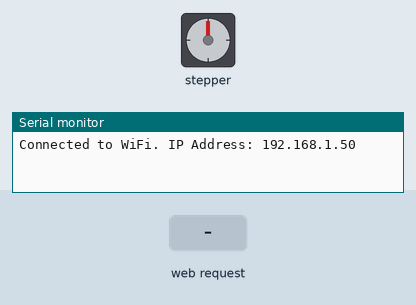
Recording of a sketch running on a simulated Arduino MKR. Shown: stepper motor, the last lines printed to the serial monitor. Inputs (shaded band) come from the test bench. WiFi joins after 1.5 s; servers stay silent unless stated; stepper angles assume 2038 steps per turn.

Above: at 2.7 s.
2.8 s: HTTP request GET /PASS received
At 3.25 s:
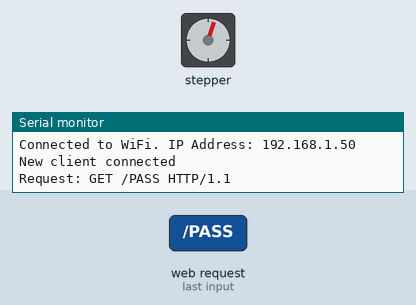
At 5.2 s:
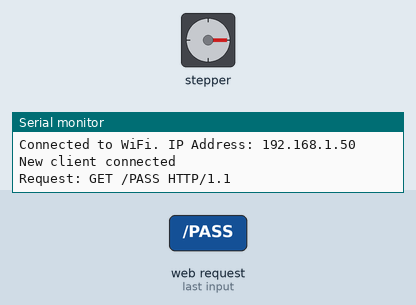
Timing chart, 0 to 10.3 s (numbered marks = the images above; inputs shaded):
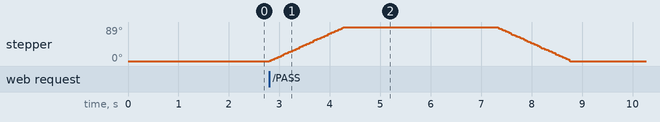

The sketch:

Arduino_Stepper_Motor.ino
```cpp
#include <SPI.h>
#include <WiFiNINA.h>
#include <Stepper.h>

const int stepsPerRevolution = 2038;
const int stepsPerQuarterTurn = stepsPerRevolution / 4; // Approximately 510 steps for a 90-degree turn

Stepper myStepper(stepsPerRevolution, 8, 10, 9, 11);
char ssid[] = "wifi_name";           // your network SSID (name)
char pass[] = "wifi_password";       // your network password
int port = 80;

WiFiServer server(port);

void setup() {
  Serial.begin(9600);
  //stepper.setSpeed(30);

  // Attempt to connect to WiFi network
  if (WiFi.begin(ssid, pass) != WL_CONNECTED) {
    Serial.println("Connecting to WiFi...");
    while (WiFi.status() != WL_CONNECTED) {
      delay(1000);
      Serial.print(".");
    }
  }

  // Start the server
  server.begin();
  Serial.print("Connected to WiFi. IP Address: ");
  Serial.println(WiFi.localIP());
}

void loop() {
  WiFiClient client = server.available();   // Check for incoming clients

  if (client) {
    Serial.println("New client connected");

    // Read the client request
    String request = client.readStringUntil('\n');
    Serial.println("Request: " + request);

    if (request.indexOf("PASS") != -1) {
      // Rotate the stepper motor 90 degrees clockwise
      myStepper.setSpeed(10);
      myStepper.step(stepsPerQuarterTurn);
      delay(3000);  // Wait for 3 seconds
      myStepper.step(-stepsPerQuarterTurn);
    }

    client.stop();  // Disconnect from the client
    Serial.println("Client disconnected");
  }
}
```

Measured:
- after the input at 2.8 s, stepper: turns 89° clockwise in 1.5 s, then 89° counter-clockwise in 1.5 s
